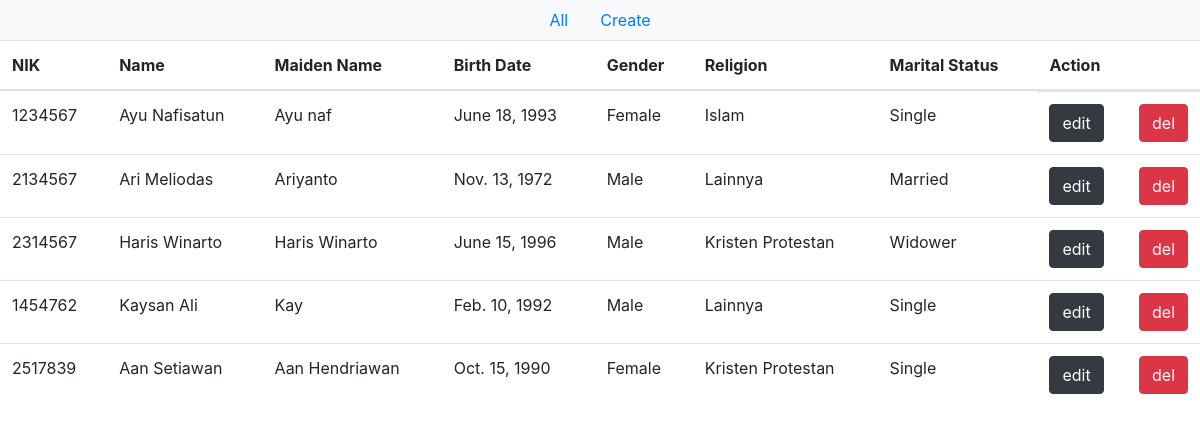
Screenshot of /web/ with the database file from the repository.
### dukcapil/models.py (models this page shows, shortened)
class DukcapilData (models.Model):
  dukcapil_data_id = models.AutoField(primary_key=True)
  nik = models.CharField(max_length=50, unique=True)
  name = models.CharField(max_length=30)
  maiden_name = models.CharField(max_length=30)
  birth_date = models.DateField(auto_now=False, auto_now_add=False)
  gender = models.CharField(max_length=10, choices=[
    ('Male', 'Male'), ('Female', 'Female')
  ])
  religion_id = models.ForeignKey(
    Religion,
    on_delete=models.CASCADE
  )
  marital_status = models.ForeignKey(
    MaritalStatus,
    on_delete=models.CASCADE
  )
  class Meta :
    db_table = 'm_dukcapil_data'

class Religion (models.Model):
  religion_id = models.AutoField(primary_key=True)
  religion_name = models.CharField(max_length=50, unique=True)
  usr_crt = models.CharField(max_length=50)
  usr_upd = models.CharField(max_length=50)
  dtm_crt = models.DateTimeField(datetime.now(), auto_now_add=True)
  dtm_upd = models.DateTimeField(datetime.now(), auto_now=True)
  def __str__(self):
      return self.religion_name
  class Meta:
    db_table = 'm_religion'

class MaritalStatus (models.Model):
  marital_status_id = models.AutoField(primary_key=True)
  marital_status_desc = models.CharField(max_length=50, unique=True)
  class Meta:
    db_table = 'm_marital_status'
  def __str__(self):
      return self.marital_status_desc

### dukcapil/views.py (the view)
# urls.py: path('web/', views.web_dukcapil_list, name='dukcapil_list'),
def web_dukcapil_list(request):
  dukcapil_data = DukcapilData.objects.all()
  context = { 'data': dukcapil_data }
  return render(request, 'dukcapil/dukcapil_list.html', context)

### templates/dukcapil/dukcapil_list.html (shortened to what this page needs)
{% extends 'dukcapil/base.html' %}
{% block content %}
  <table class="table table-stripped">
    <thead>
      <tr>
        <th>NIK</th>
        <th>Name</th>
        <th>Maiden Name</th>
        <th>Birth Date</th>
        <th>Gender</th>
        <th>Religion</th>
        <th>Marital Status</th>
        <th>Action</th>
      </tr>
    </thead>
    <tbody>
      {% for datum  in data  %}
        <tr scope="row">
          <td>{{datum.nik}}</td>
          <td>{{datum.name}}</td>
          <td>{{datum.maiden_name}}</td>
          <td>{{datum.birth_date}}</td>
          <td>{{datum.gender}}</td>
          <td>{{datum.religion_id}}</td>
          <td>{{datum.marital_status}}</td>
          <td class="d-flex justify-content-between">
            <a href="/web/edit/{{datum.dukcapil_data_id}}">
              <button class="btn btn-dark mr-2">edit</button>
            </a>
            <form class="del" action="/web/delete/{{datum.dukcapil_data_id}}/" method="post">
              <button class="btn btn-danger" type="submit">del</button>
            </form>
          </td>
        </tr>
      {% endfor %}
    </tbody>
  </table>
{% endblock content %}

### templates/dukcapil/base.html (shortened to what this page needs)
<!DOCTYPE html>
<html lang="en">
<head>
  <link rel="stylesheet" href="https://cdn.jsdelivr.net/npm/bootstrap@4.6.0/dist/css/bootstrap.min.css">
  {% load static %}
  <link rel="stylesheet" href="{% static './style.css' %}" type="text/css">
</head>
<body>
  <ul class="nav justify-content-center bg-light">
    <li class="nav-item">
      <a class="nav-link" href="/web">All</a>
    </li>
    <li class="nav-item">
      <a class="nav-link" href="/web/add">Create</a>
    </li>
  </ul>
  {% block content %}
  {% endblock content %}
</body>
</html>

### rows the page displays
DukcapilData: nik "1234567", name "Ayu Nafisatun", maiden_name "Ayu naf", birth_date "June 18, 1993", gender "Female", religion_id "Islam", marital_status "Single"
DukcapilData: nik "2134567", name "Ari Meliodas", maiden_name "Ariyanto", birth_date "Nov. 13, 1972", gender "Male", religion_id "Lainnya", marital_status "Married"
DukcapilData: nik "2314567", name "Haris Winarto", maiden_name "Haris Winarto", birth_date "June 15, 1996", gender "Male", religion_id "Kristen Protestan", marital_status "Widower"
DukcapilData: nik "1454762", name "Kaysan Ali", maiden_name "Kay", birth_date "Feb. 10, 1992", gender "Male", religion_id "Lainnya", marital_status "Single"
DukcapilData: nik "2517839", name "Aan Setiawan", maiden_name "Aan Hendriawan", birth_date "Oct. 15, 1990", gender "Female", religion_id "Kristen Protestan", marital_status "Single"
